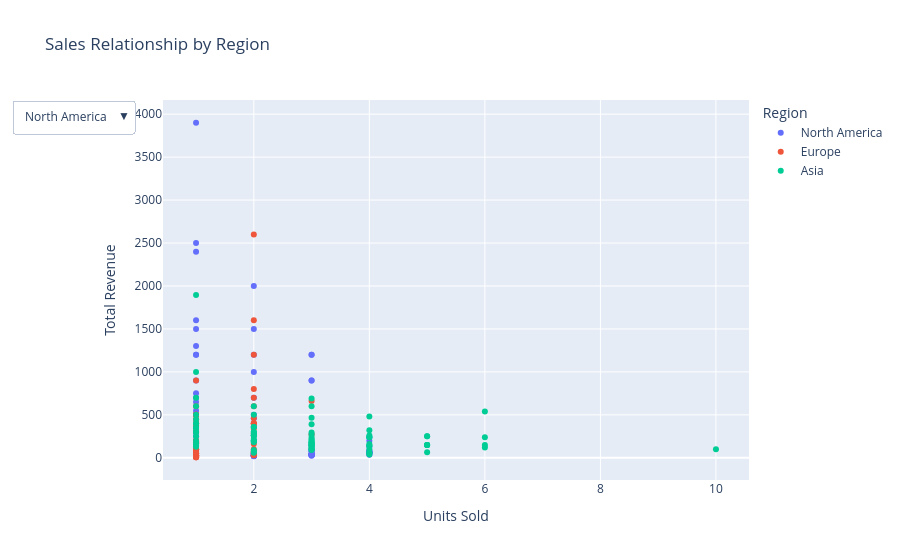

The notebook cell saved with this chart:
### Code cell
fig = px.scatter(
    df,
    x="Units Sold",
    y="Total Revenue",
    color="Region",
    hover_data=["Product Name", "Product Category"],
    title="Sales Relationship by Region"
)

fig.update_layout(
    updatemenus=[
        {
            "buttons": [
                {
                    "label": region,
                    "method": "update",
                    "args": [
                        {"visible": df["Region"] == region},
                        {"title": f"Sales Relationship in {region}"}
                    ]
                }
                for region in df["Region"].unique()
            ],
            "direction": "down"
        }
    ]
)

fig.show()

### Figure 1 — Plotly figure (JSON) as saved in the notebook; plotly's stock layout.template omitted (floating-point values rounded to 4 significant figures; data arrays with more than 128 entries replaced by an {"elided": "..."} marker saying what was removed)
{"data": [{"customdata": {"elided": "80x2 str values"}, "hovertemplate": "Region=North America<br>Units Sold=%{x}<br>Total Revenue=%{y}<br>Product Name=%{customdata[0]}<br>Product Category=%{customdata[1]}<extra></extra>", "legendgroup": "North America", "marker": {"color": "#636efa", "symbol": "circle"}, "mode": "markers", "name": "North America", "orientation": "v", "showlegend": true, "type": "scatter", "x": [2, 4, 1, 2, 2, 3, 2, 2, 1, 3, 2, 4, 3, 3, 3, 4, 2, 2, 4, 3, 3, 4, 1, 2, 1, 4, 2, 3, 1, 4, 2, 3, 3, 2, 1, 4, 2, 2, 1, 4, 2, 3, 1, 2, 1, 3, 1, 2, 1, 3, 1, 2, 1, 3, 1, 4, 1, 2, 3, 3, 1, 2, 1, 3, 1, 2, 2, 2, 1, 3, 1, 3, 1, 2, 4, 3, 1, 2, 1, 3], "xaxis": "x", "y": [2000.0, 63.96, 2500.0, 51.98, 1500.0, 108.0, 1000.0, 45.98, 300.0, 38.97, 700.0, 79.96, 1200.0, 74.97, 1200.0, 130, 260.0, 53.98, 240.0, 84, 900.0, 75.96, 1200.0, 21.98, 1600.0, 59.96, 500.0, 38.97, 99.99, 55.96, 200.0, 44.97, 900.0, 25.98, 3900.0, 43.96, 460.0, 37.98, 250.0, 67.96, 1200.0, 44.97, 500.0, 17.98, 1300.0, 29.97, 1500.0, 23.98, 549, 32.97, 350.0, 33.98, 900.0, 23.97, 1200.0, 35.96, 700.0, 19.98, 150.0, 35.97, 650.0, 25.98, 399, 32.97, 200.0, 23.98, 358, 29.98, 300.0, 50.97, 750.0, 32.97, 2399, 25.98, 200.0, 80.97, 169, 19.98, 299, 32.97], "yaxis": "y"}, {"customdata": {"elided": "80x2 str values"}, "hovertemplate": "Region=Europe<br>Units Sold=%{x}<br>Total Revenue=%{y}<br>Product Name=%{customdata[0]}<br>Product Category=%{customdata[1]}<extra></extra>", "legendgroup": "Europe", "marker": {"color": "#EF553B", "symbol": "circle"}, "mode": "markers", "name": "Europe", "orientation": "v", "showlegend": true, "type": "scatter", "x": [1, 1, 2, 1, 1, 1, 1, 1, 1, 1, 3, 2, 2, 1, 1, 1, 1, 1, 1, 2, 2, 1, 3, 1, 1, 2, 1, 1, 2, 1, 1, 1, 1, 1, 2, 1, 1, 1, 2, 2, 1, 1, 2, 1, 2, 1, 1, 1, 2, 1, 2, 1, 1, 1, 1, 1, 2, 1, 2, 2, 1, 1, 2, 1, 1, 1, 1, 1, 1, 1, 2, 2, 1, 1, 2, 1, 1, 1, 1, 1], "xaxis": "x", "y": [500.0, 89.99, 1200.0, 130.0, 190.0, 400.0, 99.99, 49.99, 180.0, 29.99, 270.0, 79.98, 1600.0, 105, 200.0, 52, 300.0, 49, 500.0, 46, 400.0, 102, 660.0, 78, 900.0, 32, 500.0, 100, 2600.0, 105, 180.0, 68, 350.0, 82, 700.0, 6.5, 160.0, 15, 599.9, 29.98, 89.99, 30, 800.0, 36, 160.0, 6.8, 140.0, 29.5, 399.9, 25, 400.0, 59, 499.9, 36, 200.0, 16.99, 280.0, 29.5, 99.98, 68, 400.0, 190, 398, 18, 199.9, 125, 99.95, 52, 380.0, 79, 340.0, 58, 450.0, 27, 460.0, 6.7, 599, 24, 160.0, 55], "yaxis": "y"}, {"customdata": {"elided": "80x2 str values"}, "hovertemplate": "Region=Asia<br>Units Sold=%{x}<br>Total Revenue=%{y}<br>Product Name=%{customdata[0]}<br>Product Category=%{customdata[1]}<extra></extra>", "legendgroup": "Asia", "marker": {"color": "#00cc96", "symbol": "circle"}, "mode": "markers", "name": "Asia", "orientation": "v", "showlegend": true, "type": "scatter", "x": [3, 5, 6, 3, 2, 4, 3, 3, 2, 2, 5, 1, 4, 2, 2, 6, 3, 5, 5, 1, 10, 2, 4, 3, 5, 3, 2, 6, 3, 2, 4, 1, 6, 2, 3, 1, 4, 3, 3, 1, 5, 1, 3, 4, 4, 2, 3, 1, 2, 2, 3, 1, 4, 2, 5, 3, 3, 1, 4, 1, 3, 1, 4, 1, 2, 1, 3, 1, 2, 1, 4, 1, 3, 1, 2, 2, 4, 3, 3, 2], "xaxis": "x", "y": [210.0, 149.9, 539.9, 600.0, 500.0, 480.0, 180.0, 89.97, 360.0, 260.0, 149.9, 1895, 240.0, 260.0, 280.0, 239.9, 465.0, 250.0, 149.9, 349, 99.9, 600.0, 240.0, 390.0, 250.0, 210.0, 180.0, 149.9, 240.0, 260.0, 320.0, 1000.0, 119.9, 220.0, 120.0, 400.0, 59.96, 689.8, 150.0, 250.0, 64.95, 200.0, 294, 159.8, 140.0, 199.9, 135.0, 300.0, 196, 300.0, 165.0, 300.0, 99.96, 69.98, 149.9, 150.0, 105.0, 700.0, 59.6, 146, 180.0, 499.9, 140.0, 169.9, 360.0, 450.0, 180.0, 400.0, 196, 129, 39.6, 350.0, 150.0, 600.0, 89.98, 299.9, 260.0, 98.85, 270, 59.98], "yaxis": "y"}], "layout": {"legend": {"title": {"text": "Region"}, "tracegroupgap": 0}, "title": {"text": "Sales Relationship by Region"}, "updatemenus": [{"buttons": [{"args": [{"visible": {"elided": "240 bool values"}}, {"title": "Sales Relationship in North America"}], "label": "North America", "method": "update"}, {"args": [{"visible": {"elided": "240 bool values"}}, {"title": "Sales Relationship in Europe"}], "label": "Europe", "method": "update"}, {"args": [{"visible": {"elided": "240 bool values"}}, {"title": "Sales Relationship in Asia"}], "label": "Asia", "method": "update"}], "direction": "down"}], "xaxis": {"anchor": "y", "domain": [0, 1], "title": {"text": "Units Sold"}}, "yaxis": {"anchor": "x", "domain": [0, 1], "title": {"text": "Total Revenue"}}}}
